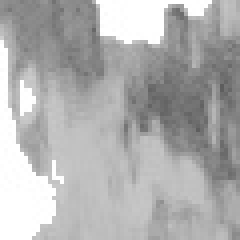
#> input picture EyesInput/1.jpg, 60 x 60 px (shown 4 times larger)
$ python eyescmp.py
#> lines starting #> are read from the running program, lines starting #| are printed output that depends on the picture; long printed decimals are rounded
# Tab Tu
# Python3.6 image compile

import cv2
import numpy as np
#from matplotlib import pyplot as plt

# gray hist compare
def classify_gray_hist(image1,image2,size = (256,256)):
    # get histogram
    # use the first channel with gray degree
    # bins: 16
    image1 = cv2.resize(image1,size)
    image2 = cv2.resize(image2,size)
    hist1 = cv2.calcHist([image1],[0],None,[256],[0.0,255.0])
    hist2 = cv2.calcHist([image2],[0],None,[256],[0.0,255.0])
    # compare histogram
    #plt.plot(range(256),hist1,'r')
    #plt.plot(range(256),hist2,'b')
    #plt.show()
    degree = 0
    for i in range(len(hist1)):
        if hist1[i] != hist2[i]:
            degree = degree + (1 - abs(hist1[i]-hist2[i])/max(hist1[i],hist2[i]))
        else:
            degree = degree + 1
    degree = degree/len(hist1)
    return degree

# get each channel degree
def calculate(image1,image2):
    hist1 = cv2.calcHist([image1],[0],None,[256],[0.0,255.0])
    hist2 = cv2.calcHist([image2],[0],None,[256],[0.0,255.0])
     # get similarity
    degree = 0
    for i in range(len(hist1)):
        if hist1[i] != hist2[i]:
            degree = degree + (1 - abs(hist1[i]-hist2[i])/max(hist1[i],hist2[i]))
        else:
            degree = degree + 1
    degree = degree/len(hist1)
    return degree

# get each channel similarity and compare images
def classify_hist_with_split(image1,image2,size = (256,256)):
    # spread histogram for each channel
    image1 = cv2.resize(image1,size)
    image2 = cv2.resize(image2,size)
    sub_image1 = cv2.split(image1)
    sub_image2 = cv2.split(image2)
    sub_data = 0
    for im1,im2 in zip(sub_image1,sub_image2):
        sub_data += calculate(im1,im2)
    sub_data = sub_data/3
    return sub_data

# equal Hash algorithm
def classify_aHash(image1,image2):
    image1 = cv2.resize(image1,(8,8))
    image2 = cv2.resize(image2,(8,8))
    gray1 = cv2.cvtColor(image1,cv2.COLOR_BGR2GRAY)
    gray2 = cv2.cvtColor(image2,cv2.COLOR_BGR2GRAY)
    hash1 = getHash(gray1)
    hash2 = getHash(gray2)
    return Hamming_distance(hash1,hash2)

# get Hash gram
def classify_pHash(image1,image2):
    image1 = cv2.resize(image1,(32,32))
    image2 = cv2.resize(image2,(32,32))
    gray1 = cv2.cvtColor(image1,cv2.COLOR_BGR2GRAY)
    gray2 = cv2.cvtColor(image2,cv2.COLOR_BGR2GRAY)
    # dct
    dct1 = cv2.dct(np.float32(gray1))
    dct2 = cv2.dct(np.float32(gray2))
    # 8*8 on left top
    dct1_roi = dct1[0:8,0:8]
    dct2_roi = dct2[0:8,0:8]
    hash1 = getHash(dct1_roi)
    hash2 = getHash(dct2_roi)
    return Hamming_distance(hash1,hash2)

# Get Hash from Gray Image
def getHash(image):
    avreage = np.mean(image)
    hash = []
    for i in range(image.shape[0]):
        for j in range(image.shape[1]):
            if image[i,j] > avreage:
                hash.append(1)
            else:
                hash.append(0)
    return hash


# calculate hamming distance
def Hamming_distance(hash1,hash2):
    num = 0
    for index in range(len(hash1)):
        if hash1[index] != hash2[index]:
            num += 1
    return num

# function testing
if __name__ == '__main__':
    img1 = cv2.imread('1.jpg')
#> img1 is the input picture: shape (60, 60, 3); min 93, max 255, mean 175.7
    cv2.imshow('img1',img1)
    img2 = cv2.imread('2.jpg')
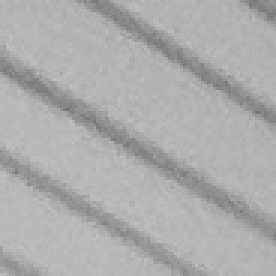
#> input picture EyesInput/2.jpg, 92 x 92 px (shown 3 times larger)
#> img2 is the input picture: shape (92, 92, 3); min 114, max 192, mean 172.8
    cv2.imshow('img2',img2)
    degree1 = classify_gray_hist(img1,img2)
#> in classify_gray_hist, `hist1 = cv2.calcHist([image1],[0],None,[256],[0.0,255.0])`: hist1 = 256 values, max 2741 at index 254, min 0 at index 0, mean 237.6
#> in classify_gray_hist, `hist2 = cv2.calcHist([image2],[0],None,[256],[0.0,255.0])`: hist2 = 256 values, max 5506 at index 180, min 0 at index 0, mean 256
#> the loop in classify_gray_hist, `for i in range(len(hist1)):` made 256 passes
#> degree on passes 1 to 12: 1, 2, 3, 4, 5, 6, 7, 8, 9, 10, 11, 12
#> after the loop in classify_gray_hist, `for i in range(len(hist1)):`: degree = [132.7]
#> in classify_gray_hist, `degree = degree/len(hist1)`: degree = [0.518]
#> degree1 = [0.518]
    degree2 = classify_hist_with_split(img1,img2)
#> the loop in classify_hist_with_split, `for im1,im2 in zip(sub_image1,sub_image2):` made 3 passes
#> sub_data on passes 1 to 3: [0.518], [1.04], [1.55]
#> degree2 = [0.518]
    degree3 = classify_aHash(img1,img2)
#> in getHash, `avreage = np.mean(image)`: avreage = 173.8
#> in classify_aHash, `hash1 = getHash(gray1)`: hash1 = 64 values, max 1 at index 3, min 0 at index 0, mean 0.5
#> in classify_aHash, `hash2 = getHash(gray2)`: hash2 = 64 values, max 1 at index 0, min 0 at index 3, mean 0.719
#> the loop in Hamming_distance, `for index in range(len(hash1)):` made 64 passes
#> after the loop in Hamming_distance, `for index in range(len(hash1)):`: num = 36
#> degree3 = 36
    degree4 = classify_pHash(img1,img2)
#> in classify_pHash, `image1 = cv2.resize(image1,(32,32))`:
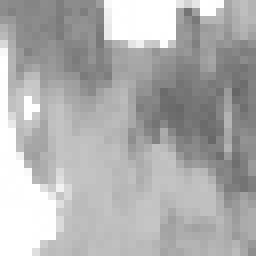
#> image1: shape (32, 32, 3) (shown 8 times larger); min 101, max 255, mean 175.5
#> in classify_pHash, `dct1 = cv2.dct(np.float32(gray1))`:
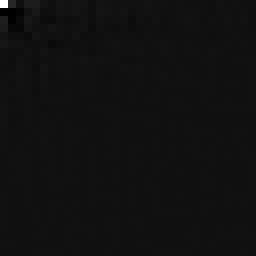
#> dct1: shape (32, 32) float32 (shown 8 times larger); min -399.1, max 5615.3, mean 5.6; drawn with min black and max white
#> in classify_pHash, `hash1 = getHash(dct1_roi)`: hash1 = 64 values, max 1 at index 0, min 0 at index 2, mean 0.156
#> in classify_pHash, `hash2 = getHash(dct2_roi)`: hash2 = 64 values, max 1 at index 0, min 0 at index 1, mean 0.0469
#> the loop in Hamming_distance (call 2), `for index in range(len(hash1)):` made 64 passes
#> degree4 = 11
    print (degree1)
#| [0.5182]
    print (degree2)
#| [0.5182]
    print (degree3)
#| 36
    print (degree4)
#| 11
    cv2.waitKey(0)
    cv2.destroyAllWindows()
